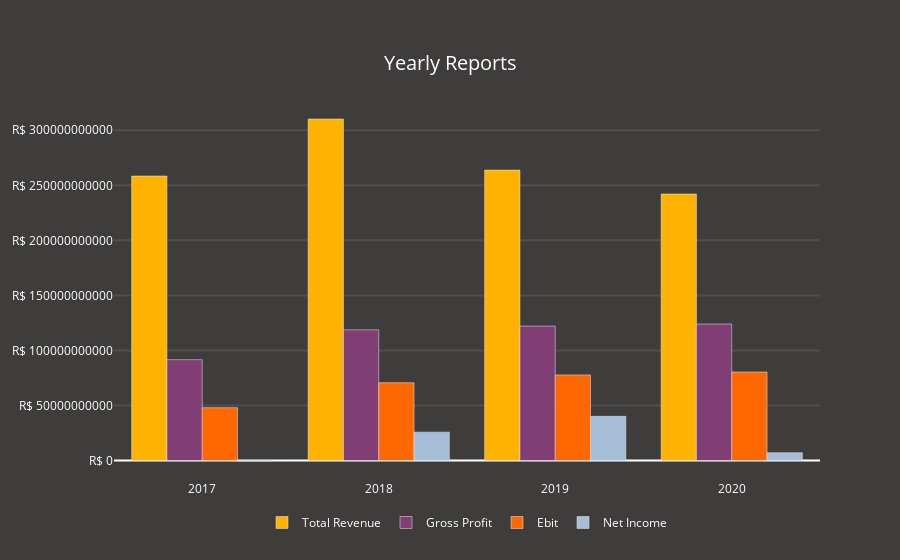

The cell this chart's notebook holds for it:
### Markdown cell above
## Plotly

Create the first plot with the following fields:
* Revenue
* Gross Profit
* EBIT
* Net Income

### Code cell
dataList = ['Total Revenue', 'Gross Profit', 'Ebit', 'Net Income']
createYearlyBarPlot(tickerSymbol, dataList)

### Figure 1 — Plotly figure (JSON) as saved in the notebook; plotly's stock layout.template omitted (floating-point values rounded to 4 significant figures)
{"data": [{"marker": {"color": "#FFB300"}, "name": "Total Revenue", "type": "bar", "x": [2020, 2019, 2018, 2017], "y": [242146000000, 263827000000, 310255000000, 258454000000]}, {"marker": {"color": "#803E75"}, "name": "Gross Profit", "type": "bar", "x": [2020, 2019, 2018, 2017], "y": [123962000000, 122105000000, 118687000000, 91595000000]}, {"marker": {"color": "#FF6800"}, "name": "Ebit", "type": "bar", "x": [2020, 2019, 2018, 2017], "y": [80400000000, 77770000000, 70668000000, 48004000000]}, {"marker": {"color": "#A6BDD7"}, "name": "Net Income", "type": "bar", "x": [2020, 2019, 2018, 2017], "y": [7108000000, 40137000000, 25779000000, -446000000]}], "layout": {"font": {"color": "white"}, "legend": {"bgcolor": "#3F3C3C", "borderwidth": 0, "font": {"color": "white"}, "orientation": "h", "x": 0.5, "xanchor": "center", "y": -0.15, "yanchor": "bottom"}, "paper_bgcolor": "#3F3C3C", "plot_bgcolor": "#3F3C3C", "title": {"font": {"color": "white", "size": 20}, "text": "Yearly Reports", "x": 0.5, "xanchor": "center", "y": 0.9, "yanchor": "top"}, "yaxis": {"gridcolor": "rgba(233,233,233,0.1)", "gridwidth": 2, "showgrid": true, "tickformat": ",.", "tickprefix": "R$ "}}}
